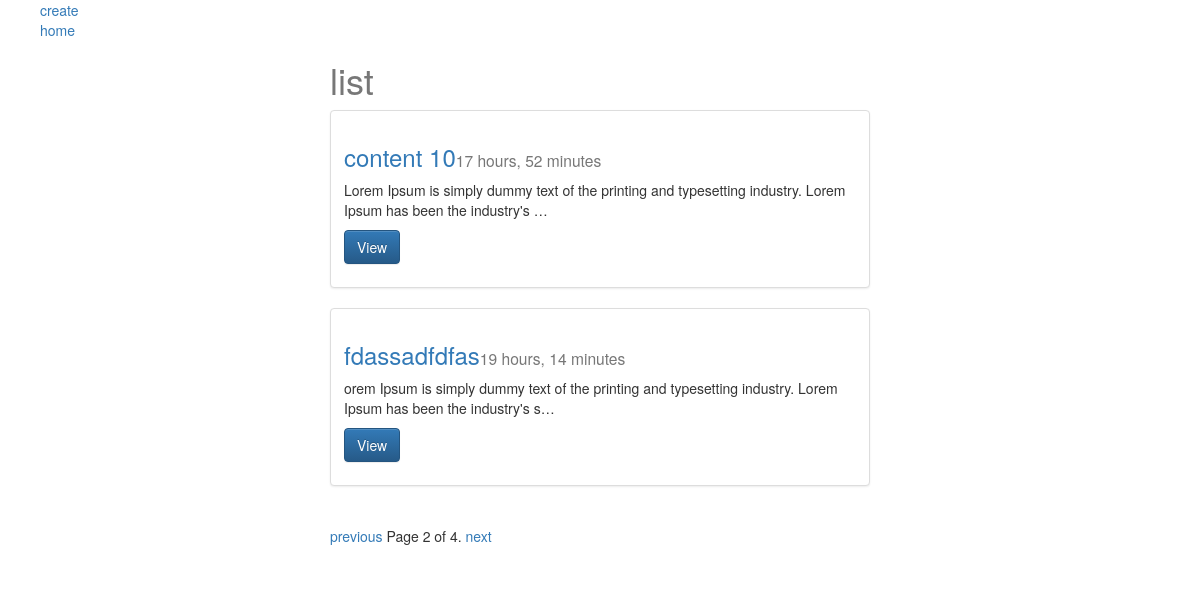
Screenshot of /?page=2 with the database file from the repository.
### posts/models.py (models this page shows, shortened)
class Post(models.Model):
	title = models.CharField(max_length=120)
	content = models.TextField()
	image = models.FileField(null=True,blank=True)
	updated = models.DateTimeField(auto_now=True, auto_now_add=False)
	timestamp = models.DateTimeField(auto_now=False, auto_now_add=True)
	def get_absolute_url(self):
		return reverse("posts:detail", kwargs={"id":self.id})
	class Meta:
		ordering = ["-timestamp","-updated"]

### posts/views.py (the view)
# urls.py: url(r'^$', post_list, name="list"),
def post_list(request):
	queryset_list = Post.objects.all()
	paginator = Paginator(queryset_list, 2) # Show 25 contacts per page
	page_request_var = "page"
	page = request.GET.get(page_request_var)
	try:
		queryset = paginator.page(page)
	except PageNotAnInteger:
		queryset = paginator.page(1)
	except EmptyPage:
		queryset = paginator.page(paginator.num_pages)
	context = {
		"title": "list",
		"objects_list": queryset,
		"page_request_var":page_request_var
	}
	return render(request, 'post_list.html', context)

### templates/post_list.html (shortened to what this page needs)
{% extends 'base.html' %}
{% block content %}
<div class="col-sm-6 col-sm-offset-3">
	<h1>{{ title }}</h1>
	{% for obj in objects_list %}
	<div class="row">
		<div class="col-sm-12">
			<div class="thumbnail">
				<div class="caption">
					<h3><a href='{{ obj.get_absolute_url }}'>{{ obj.title }}</a><small>{{ obj.timestamp| timesince}}</small></h3>
					<p>{{ obj.content | linebreaks | truncatechars:120 }}</p>
					<p><a href="{{ obj.get_absolute_url }}" class="btn btn-primary" role="button">View</a></p>
				</div>
			</div>
		</div>
	</div>
	{% endfor %}
<div class="pagination">
    <span class="step-links">
        {% if objects_list.has_previous %}
            <a href="?{{ page_request_var }}={{ objects_list.previous_page_number }}">previous</a>
        {% endif %}
        <span class="current">
            Page {{ objects_list.number }} of {{ objects_list.paginator.num_pages }}.
        </span>
        {% if objects_list.has_next %}
            <a href="?{{ page_request_var }}={{ objects_list.next_page_number }}">next</a>
        {% endif %}
    </span>
</div>
</div>
{% endblock content %}

### templates/base.html (shortened to what this page needs)
{% load staticfiles %}
<!DOCTYPE html>
<html>
<head>
<link rel="stylesheet" href="https://maxcdn.bootstrapcdn.com/bootstrap/3.3.7/css/bootstrap.min.css">
<link rel="stylesheet" type="text/css" href='{% static "/css/base.css" %}' />
</head>
<body>
	<div class="fluid-container " style="margin: 0;width: 100%;border: 10px;">
		<nav class="nav col-md-12" >
			<ul style="list-style-type: none; margin: 0;border: 10px; ">
				<li style="margin: 0;border: 10px;"><a style="margin: 0;border: 10px;" href="/create">create</a></li>
				<li><a href="/">home</a></li>
			</ul>
		</nav>
	</div>
<div class="container">
{% block content %}{% endblock content %}
</div>
<link rel="stylesheet" href="https://maxcdn.bootstrapcdn.com/bootstrap/3.3.7/css/bootstrap-theme.min.css">
</body>
</html>

### static/css/base.css (style rules this page uses)
h1 { color: #777777; }
.nav { list-style: none; }

### rows the page displays
Post: title "content 10", timestamp "17 hours, 52 minutes", content "Lorem Ipsum is simply dummy text of the printing and typesetting industry. Lorem Ipsum has been the industry's …"
Post: title "fdassadfdfas", timestamp "19 hours, 14 minutes", content "orem Ipsum is simply dummy text of the printing and typesetting industry. Lorem Ipsum has been the industry's s…"

### other values shown
{{ title }} "list"
{{ objects_list.number }} "2"
{{ objects_list.paginator.num_pages }} "4"
